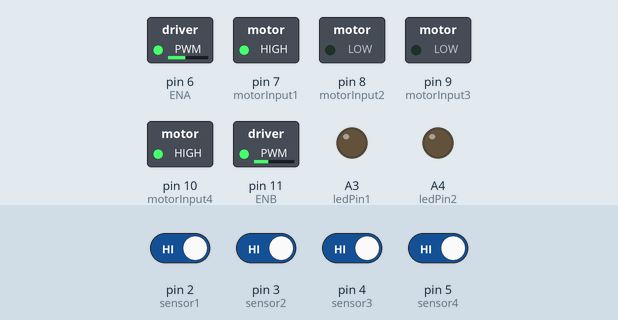
Recording of a sketch running on a simulated Arduino Uno, built with avr-gcc and run on an emulated ATmega328P. On the bench: switched loads named in the sketch (green lamp = pin HIGH), output pins drawn as LEDs (lit = HIGH). The inputs (shaded band) are chosen by the test bench; at power-on: pin 2 (sensor1), pin 3 (sensor2), pin 4 (sensor3), pin 5 (sensor4) HIGH. What the sketch prints to the serial monitor is not drawn.

Above: at 2.7 s.
2.8 s: pin 3 (sensor2) driven LOW and pin 4 (sensor3) driven LOW
At 3.6 s:
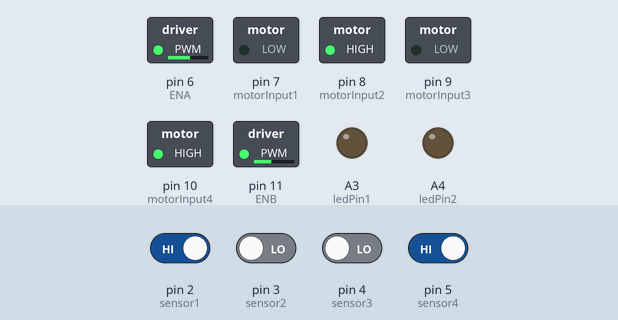
4.5 s: pin 5 (sensor4) driven LOW
At 4.7 s:
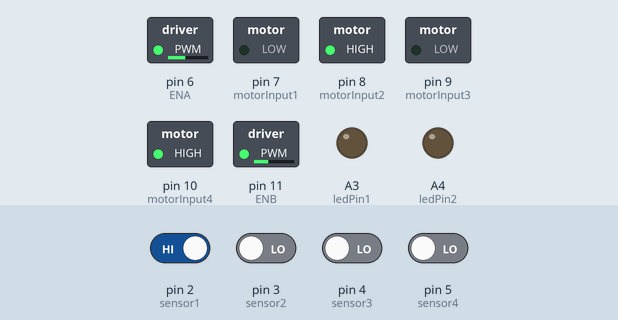
7.5 s: pin 2 (sensor1) driven LOW
At 8.9 s:
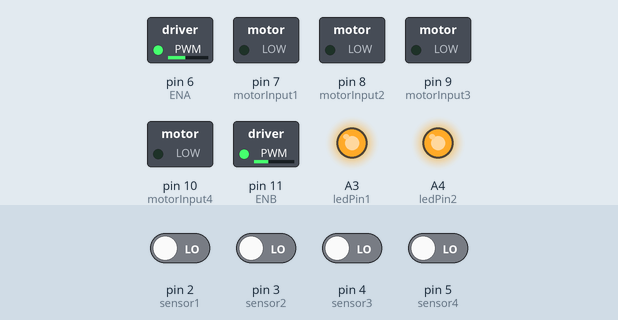
9.2 s: pin 2 (sensor1) driven HIGH
At 9.4 s:
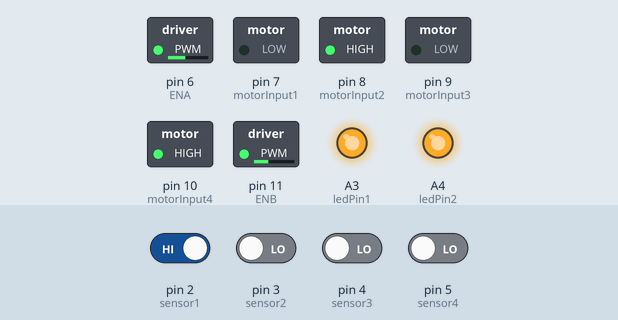
12.2 s: pin 3 (sensor2) driven HIGH
At 13.4 s:
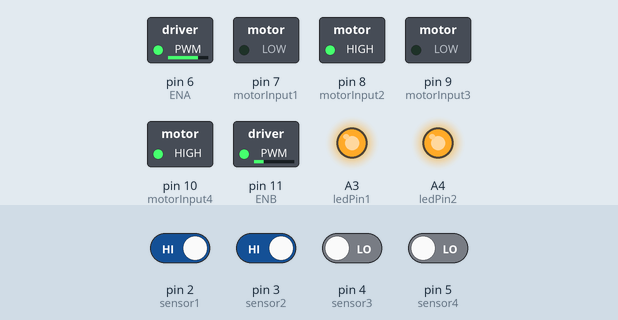
13.7 s: pin 4 (sensor3) driven HIGH
At 14.7 s:
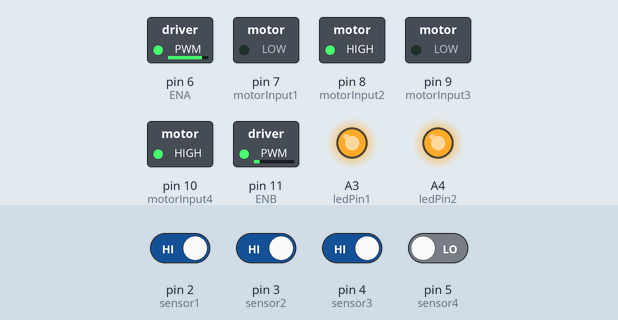
Timing chart, 0 to 16.2 s (numbered marks = the images above; inputs shaded):
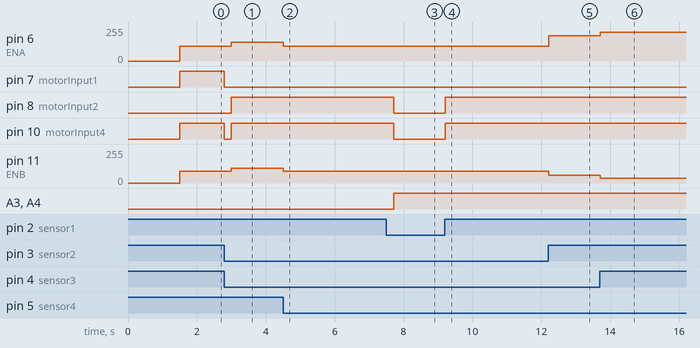

Measured:
- after the input at 2.8 s, pin 6 (ENA): 110/255 → 140/255 after 0.20 s; pin 7 (motorInput1): HIGH → LOW at once; pin 8 (motorInput2): LOW → HIGH after 0.20 s; pin 10 (motorInput4): HIGH → LOW at once, → HIGH 0.20 s later; pin 11 (ENB): 90/255 → 110/255 after 0.20 s
- after the input at 4.5 s, pin 6 (ENA): 140/255 → 110/255 at once; pin 11 (ENB): 110/255 → 90/255 at once
- after the input at 7.5 s, pin 8 (motorInput2), pin 10 (motorInput4): HIGH → LOW after 0.22 s; A3 (ledPin1), A4 (ledPin2): LOW → HIGH after 0.22 s
- after the input at 9.2 s, pin 8 (motorInput2), pin 10 (motorInput4): LOW → HIGH at once
- after the input at 12.2 s, pin 6 (ENA): 110/255 → 190/255 at once; pin 11 (ENB): 90/255 → 60/255 at once
- after the input at 13.7 s, pin 6 (ENA): 190/255 → 215/255 at once; pin 11 (ENB): 60/255 → 35/255 at once

The sketch:

code.ino
```cpp
// IR Sensors
int sensor1 = 2;      // Left most sensor
int sensor2 = 3;
int sensor3 = 4;
int sensor4 = 5;      // Right most sensor

// Initial Values of Sensors
int sensor[4] = {0, 0, 0, 0};

// Motor Variables
int ENA = 6;
int motorInput1 = 7;
int motorInput2 = 8;
int motorInput3 = 9;
int motorInput4 = 10;
int ENB = 11;

//Initial Speed of Motor
int initial_motor_speed = 140;

// Output Pins for Led
int ledPin1 = A3;
int ledPin2 = A4;

// PID Constants
float Kp = 25;
float Ki = 0;
float Kd = 15;

float error = 0, P = 0, I = 0, D = 0, PID_value = 0;
float previous_error = 0, previous_I = 0;

int flag = 0;

void setup()
{
  pinMode(sensor1, INPUT);
  pinMode(sensor2, INPUT);
  pinMode(sensor3, INPUT);
  pinMode(sensor4, INPUT);

  pinMode(motorInput1, OUTPUT);
  pinMode(motorInput2, OUTPUT);
  pinMode(motorInput3, OUTPUT);
  pinMode(motorInput4, OUTPUT);
  pinMode(ENA, OUTPUT);
  pinMode(ENB, OUTPUT);

  pinMode(ledPin1, OUTPUT);
  pinMode(ledPin2, OUTPUT);

  digitalWrite(ledPin1, LOW);
  digitalWrite(ledPin2, LOW);

  Serial.begin(9600);                     //setting serial monitor at a default baund rate of 9600
  delay(500);
  Serial.println("Started !!");
  delay(1000);
}
void loop()
{
  read_sensor_values();
  Serial.print(error);
  if (error == 100) {               // Make left turn untill straight path is found
    do {
      read_sensor_values();
      analogWrite(ENA, 110); //Left Motor Speed
      analogWrite(ENB, 90); //Right Motor Speed
      sharpLeftTurn();
    } while (error != 0);

  } else if (error == 101) {          // Make right turn in case it detects only right path untill straight path is found.
    analogWrite(ENA, 110); //Left Motor Speed
    analogWrite(ENB, 90); //Right Motor Speed
    forward();
    delay(200);
    stop_bot();
    read_sensor_values();
    if (error == 102) {
      do {
        analogWrite(ENA, 110); //Left Motor Speed
        analogWrite(ENB, 90); //Right Motor Speed
        sharpRightTurn();
        read_sensor_values();
      } while (error != 0);
    }
  } else if (error == 102) {        // Make left turn untill straight path is found
    do {
      analogWrite(ENA, 110); //Left Motor Speed
      analogWrite(ENB, 90); //Right Motor Speed
      sharpLeftTurn();
      read_sensor_values();
      if (error == 0) {
        stop_bot();
        delay(200);
      }
    } while (error != 0);
  } else if (error == 103) {        // Make left turn untill it detects straight path or stop if reaches dead-end.
    if (flag == 0) {
      analogWrite(ENA, 110); //Left Motor Speed
      analogWrite(ENB, 90); //Right Motor Speed
      forward();
      delay(200);
      stop_bot();
      read_sensor_values();
      if (error == 103) {     //Dead End Reached[Stop]
        stop_bot();
        digitalWrite(ledPin1, HIGH);
        digitalWrite(ledPin2, HIGH);
        flag = 1;
      } else {        // Move Left
        analogWrite(ENA, 110); //Left Motor Speed
        analogWrite(ENB, 90); //Right Motor Speed
        sharpLeftTurn();
        delay(200);
        do {
          read_sensor_values();
          analogWrite(ENA, 110); //Left Motor Speed
          analogWrite(ENB, 90); //Right Motor Speed
          sharpLeftTurn();
        } while (error != 0);
      }
    }
  } else {
    calculate_pid();
    motor_control();
  }
}

void read_sensor_values()
{
  sensor[0] = !digitalRead(sensor1);
  sensor[1] = !digitalRead(sensor2);
  sensor[2] = !digitalRead(sensor3);
  sensor[3] = !digitalRead(sensor4);


  if ((sensor[0] == 1) && (sensor[1] == 0) && (sensor[2] == 0) && (sensor[3] == 0))
    error = 3;
  else if ((sensor[0] == 1) && (sensor[1] == 1) && (sensor[2] == 0) && (sensor[3] == 0))
    error = 2;
  else if ((sensor[0] == 0) && (sensor[1] == 1) && (sensor[2] == 0) && (sensor[3] == 0))
    error = 1;
  else if ((sensor[0] == 0) && (sensor[1] == 1) && (sensor[2] == 1) && (sensor[3] == 0))
    error = 0;
  else if ((sensor[0] == 0) && (sensor[1] == 0) && (sensor[2] == 1) && (sensor[3] == 0))
    error = -1;
  else if ((sensor[0] == 0) && (sensor[1] == 0) && (sensor[2] == 1) && (sensor[3] == 1))
    error = -2;
  else if ((sensor[0] == 0) && (sensor[1] == 0) && (sensor[2] == 0) && (sensor[3] == 1))
    error = -3;
  else if ((sensor[0] == 1) && (sensor[1] == 1) && (sensor[2] == 1) && (sensor[3] == 0)) // Turn robot left side
    error = 100;
  else if ((sensor[0] == 0) && (sensor[1] == 1) && (sensor[2] == 1) && (sensor[3] == 1)) // Turn robot right side
    error = 101;
  else if ((sensor[0] == 0) && (sensor[1] == 0) && (sensor[2] == 0) && (sensor[3] == 0)) // Make U turn
    error = 102;
  else if ((sensor[0] == 1) && (sensor[1] == 1) && (sensor[2] == 1) && (sensor[3] == 1)) // Turn left side or stop
    error = 103;
}

void calculate_pid()
{
  P = error;
  I = I + previous_I;
  D = error - previous_error;

  PID_value = (Kp * P) + (Ki * I) + (Kd * D);

  previous_I = I;
  previous_error = error;
}

void motor_control()
{
  //the effective motor speed calculation
  int left_motor_speed = initial_motor_speed - PID_value;
  int right_motor_speed = initial_motor_speed + PID_value;

  // The motor speed !> max PWM value
  left_motor_speed = constrain(left_motor_speed, 0, 255);
  right_motor_speed = constrain(right_motor_speed, 0, 255);


  analogWrite(ENA, left_motor_speed); //Left Motor Speed
  analogWrite(ENB, right_motor_speed - 30); //Right Motor Speed

  //code to make the bot move forward
  forward();
}

void forward()
{
  //The pin numbers and high, low values might be different depending on your connections
  digitalWrite(motorInput1, LOW);
  digitalWrite(motorInput2, HIGH);
  digitalWrite(motorInput3, LOW);
  digitalWrite(motorInput4, HIGH);
}
void reverse()
{
  //The pin numbers and high, low values might be different depending on your connections
  digitalWrite(motorInput1, HIGH);
  digitalWrite(motorInput2, LOW);
  digitalWrite(motorInput3, HIGH);
  digitalWrite(motorInput4, LOW);
}
void right()
{
  //The pin numbers and high, low values might be different depending on your connections
  digitalWrite(motorInput1, LOW);
  digitalWrite(motorInput2, HIGH);
  digitalWrite(motorInput3, LOW);
  digitalWrite(motorInput4, LOW);
}
void left()
{
  //The pin numbers and high, low values might be different depending on your connections
  digitalWrite(motorInput1, LOW);
  digitalWrite(motorInput2, LOW);
  digitalWrite(motorInput3, LOW);
  digitalWrite(motorInput4, HIGH);
}
void sharpRightTurn() {
  //The pin numbers and high, low values might be different depending on your connections
  digitalWrite(motorInput1, LOW);
  digitalWrite(motorInput2, HIGH);
  digitalWrite(motorInput3, HIGH);
  digitalWrite(motorInput4, LOW);
}
void sharpLeftTurn() {
  //The pin numbers and high, low values might be different depending on your connections
  digitalWrite(motorInput1, HIGH);
  digitalWrite(motorInput2, LOW);
  digitalWrite(motorInput3, LOW);
  digitalWrite(motorInput4, HIGH);
}
void stop_bot()
{
  //The pin numbers and high, low values might be different depending on your connections
  digitalWrite(motorInput1, LOW);
  digitalWrite(motorInput2, LOW);
  digitalWrite(motorInput3, LOW);
  digitalWrite(motorInput4, LOW);
}
```
